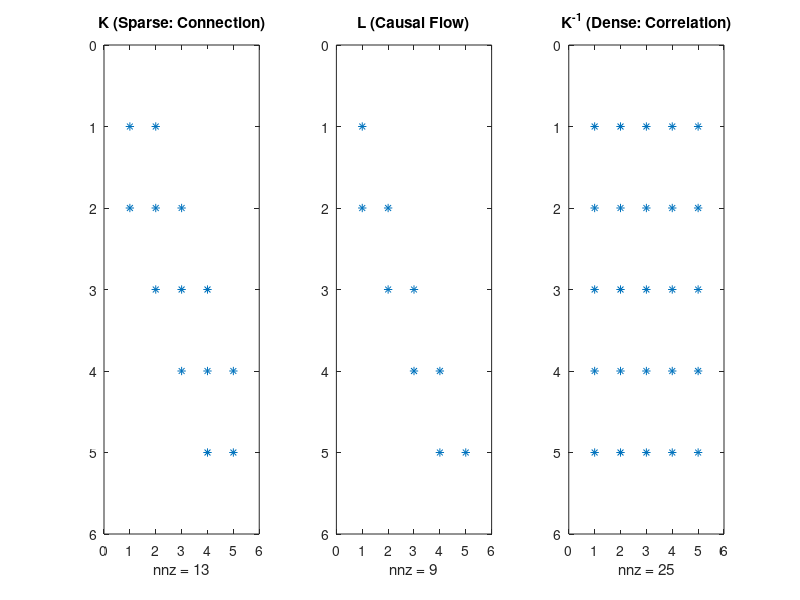

Source code (MATLAB):

%% Problem 3: Toeplitz行列の構造と逆行列の秘密
clear; clc; close all;
format rat % 分数表示モードON

% 1
K = toeplitz([2 -1 zeros(1, 3)])

% 2
det_K = det(K)
inv_K = inv(K)

det_K_inv_K = det_K * inv_K

% 3
[L, U] = lu(K)
D = U * inv(L')
LDL = L * D * L'


inv_L = inv(L)



format short % フォーマット元に戻す

% --- スパース性の可視化 ---
figure('Name', 'Sparsity Pattern');
subplot(1,3,1); spy(K); title('K (Sparse: Connection)');
subplot(1,3,2); spy(L); title('L (Causal Flow)');
subplot(1,3,3); spy(inv_K); title('K^{-1} (Dense: Correlation)');